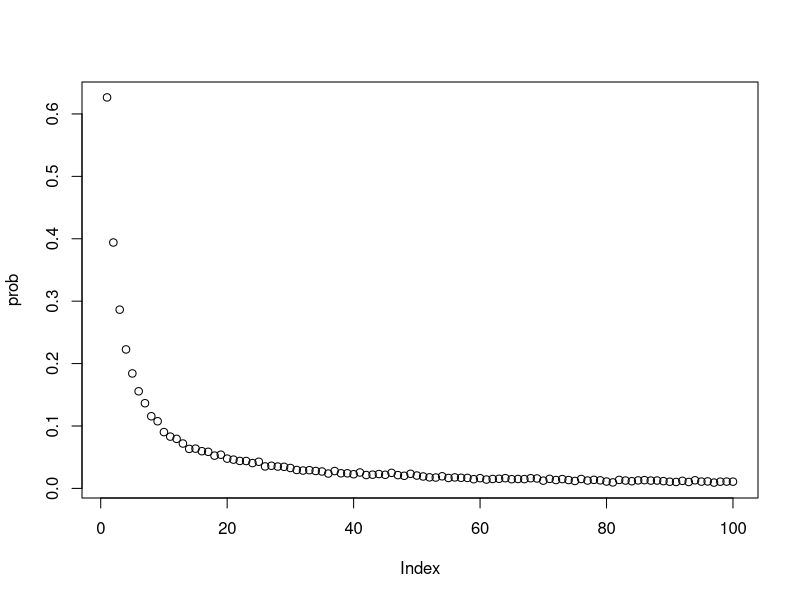

Source code (R):
# 1.Nan Zhao s2314337  2.Bokun Yu s2359196  3.Lulu Xu s2418317
# https://github.com/nanzhao1/project2.git
# contribution:


# conduct a simulation with strategy 1 or 2 or 3 to test whether the prisoner k succeed to find the card k
# if the prisoner k is successful to find the card k, the function Strategy will return 1. Otherwise, return 0
Strategy = function(n, k, strategy, Card){
  # 2*n is the total number of prisoners
  # k is the selected prisoner's number
  # strategy space is {1,2,3}
  # strategy 1 represents that the prisoner k starts at the box with the number k on it, and when the card number inside this box is not k, then open the box with the number same as the card number inside the previous box, repeat this process until find the card with number k 
  # strategy 2 represents that the prisoner k starts at a randomly selected box, then repeat the process as strategy 1.
  # strategy 3 represents that the prisoner k open n boxes randomly to find the card with number k on it.
  # Card is a 2*n by 1 vector, its index is the box number, its element is the card number
  # i.e. Card[i] = j, i is the index of box, j is the card number in that box
  Count = 0 
  # When the simulation is successful, the count is assigned to 1, otherwise, the count is still 0
  Box = array(1:(2*n))
  if (strategy != 3){# if strategy is not 3,that is 1 or 2, go this way
    # if the strategy is 1
    Box_index = k # the prisoner starts at the box with their number on it
    # if the strategy is 2
    if (strategy == 2) {
      ran_num = sample(Box,1) 
      Box_index = ran_num 
      # the prisoner starts from a randomly selected box with the number ran_num.
      # use sample to random a number in 1:2*n 
    }
    trials = 1 # count the number of trials 
    while (trials <= n && Card[Box_index] != k) {
      # the prisoners can only try n times at most, if the trial times less or equal to n and didn't find the card number k, keep running
      # otherwise, break the loop, and get the number of trials.
      Box_index = Card[Box_index]
      trials = trials + 1
    }
    if (Card[Box_index] == k && trials <= n) {# only if the prisoner succeeds in finding the card in times
      Count = 1
      # only if the prisoner find its number, say k, the Count is assigned to 1
    }
  }else{
    Box_index = sample(Box, n) 
    # open n boxes at random, checking each card for their number
    if (tabulate(match(Card[Box_index],k)) == 1){
      # match function is used to see if the card number inside the box same as the selected prisoner number k or not. If match successfully return 1, otherwise return 0.
      # tabulate function is used to sum up the matching results(0 or 1) to see if there exists a box with card number k. 
      # if the n random selected boxes have the card with number k, assign the Count 1
      Count = 1
    }
  }
  # return the value of Count(0 or 1) to measure whether it is successful
  return(Count)
}

# estimate the probability of a single prisoner succeeding in finding the corresponding number.
Pone = function(n, k, strategy, nreps){
  # n is the number of prisoners, k the prisoner's number,
  # strategy 1 2 3 
  # nreps is the number of replicate simulations to run to estimate the the probability, 1000 is reasonable
  Box <- array(1:(2*n))
  # create the 1 by 2*n boxes
  Success = 0
  # Success is the number of times when the prisoner manages to find its number
  for (i in 1:nreps){
    Card <- sample(Box, (2*n))
    # define 1 by 2n boxes which have a card of its number inside it, i.e. the ith box has a card with number i
    # shuffle the n cards and distribute them into the n boxes
    # Card[i] = j, i is the index of box, j is the card number in that box
    Success = Success + Strategy(n, k, strategy, Card)
    
  }  
  Probability_Estimate = Success / nreps
  return(Probability_Estimate)
  
}

Pall  = function(n, strategy, nreps) {
  Success = 0
  trials = 1
  Box <- array(1:(2*n))
  while (trials <= nreps){
    
    # define 1 by 2n boxes which have a card of its number inside it, i.e. the ith box has a card with number i
    # shuffle the n cards and distribute them into the n boxes
    # Card[i] = j, i is the index of box, j is the card number in that box
    Card <- sample(Box, (2*n))
    prisoner_number = 1
    # prisoner number indicate that the i-th prisoner to conduct the simulation.
    # call the Strategy function to see if the i-th prisoner succeed to find corresponding card number, if succeed, continue the loop; if fail, break the loop.
    while (prisoner_number <= (2*n)  &&
           Strategy(n, prisoner_number, strategy, Card) == 1) {
      prisoner_number = prisoner_number + 1
    }
    if (prisoner_number == (2*n) + 1) {
      Success =  Success + 1
    }
    trials = trials + 1
  }
  Probability_Estimate = Success / nreps
  return(Probability_Estimate)
}




# use the examples when n=5 and when n=50
# then estimate the probability of a single prisoner and all prosoners finding their number
# get the success probabilities under each strategy

# example: strategy 1, n=5
individual_1_5 <- paste("When strategy=1,n=5, the probability of a single prisoner succeeding in finding their number is:",Pone(5,2,1,10000),sep=" ")
print(individual_1_5)
joint_1_5 <- paste("When strategy=1,n=5, the probability of all prisoners finding their number is :",Pall(5,1,10000),sep=" ")
print(joint_1_5)

# example: strategy 2, n=5
individual_2_5 <- paste("When strategy=2,n=5, the probability of a single prisoner succeeding in finding their number is:",Pone(5,2,2,10000),sep=" ")
print(individual_2_5)
joint_2_5 <- paste("When strategy=2,n=5, the probability of all prisoners finding their number is :",Pall(5,2,10000),sep=" ")
print(joint_2_5)

# example: strategy 3, n=5
individual_3_5 <- paste("When strategy=3,n=5, the probability of a single prisoner succeeding in finding their number is:",Pone(5,2,3,10000),sep=" ")
print(individual_3_5)
joint_3_5 <- paste("When strategy=3,n=5, the probability of all prisoners finding their number is :",Pall(5,3,10000),sep=" ")
print(joint_3_5)

# example: strategy 1, n=50
individual_1_50 <- paste("When strategy=1,n=50, the probability of a single prisoner succeeding in finding their number is:",Pone(50,2,1,10000),sep=" ")
print(individual_1_50)
joint_1_50 <- paste("When strategy=1, n=50, the probability of all prisoners finding their number is :",Pall(50,1,10000),sep=" ")
print(joint_1_50)

# example: strategy 2, n=50
individual_2_50 <- paste("When strategy=2, n=50, the probability of a single prisoner succeeding in finding their number is:",Pone(50,2,2,10000),sep=" ")
print(individual_2_50)
joint_2_50 <- paste("When strategy=2,n=50, the probability of all prisoners finding their number is :",Pall(50,2,10000),sep=" ")
print(joint_2_50)

# example: strategy 3, n=50
individual_3_50 <- paste("When strategy=3, n=50, the probability of a single prisoner succeeding in finding their number is:",Pone(50,2,3,10000),sep=" ")
print(individual_3_50)
joint_3_50 <- paste("When strategy=3, n=50, the probability of all prisoners finding their number is :",Pall(50,3,10000),sep=" ")
print(joint_3_50)


# remarks on results:
# Generally speaking, in strategy 1, the probability of all prisoners finding their number is always the greatest
# When n is enough big, the joint success probabilities of strategy 2 and strategy 3 are approximately approaching 0 
# As n grows larger, the individual success probabilities of strategy 1 and 3 approach 0.5, while the one of strategy 2 approach 0.4
# When n is large enogh, counterintuitively, the joint success probabilities of strategy 1 is approximating to 0.3 instead of 0


# dloop is the function to estimate the probability of each loop length from 1 to 2n occuring at least once in a randomly shuffing of cards to boxes by simulation.
# The return of dloop is a 1 by 2n array, whose entry i represents the probability of i-length loop occuring at least once.
dloop = function(n, nreps){
  # 2n is the number of prisoners.
  # nreps is the number of simulations. 
  # frequency is a nreps by 2n array used to record the different length loops' occuring probabilities
  frequency = matrix(0,nrow=nreps,ncol=2*n) 
  for (i in 1:nreps){
    Card = sample(1:(2*n))
    for (k in 1:(2*n)) {
      Box_index = k
      # trials records how many times that prisoner k can find its card k. 
      # In other words, the value of trails is the length of the loop where prisoner k is in. 
      trials = 1
      while (Card[Box_index] != k) {
        Box_index = Card[Box_index]
        trials = trials + 1
      }
      frequency[i,trials]=1
    }
    
  }
  return(colSums(frequency)/nreps)
}



# example: n=50
prob = dloop(50,10000)
# show the probability of each loop length from 1 to 2n occurring at least once in a random shuffling of cards to boxes
print(prob)
result <- paste("The probability that there is no loop longer than 50 in a random reshuffling cards to boxes:",sum(prob[1:50]),sep=" ")
print(result)
#visualise the probabilities
plot(prob)

